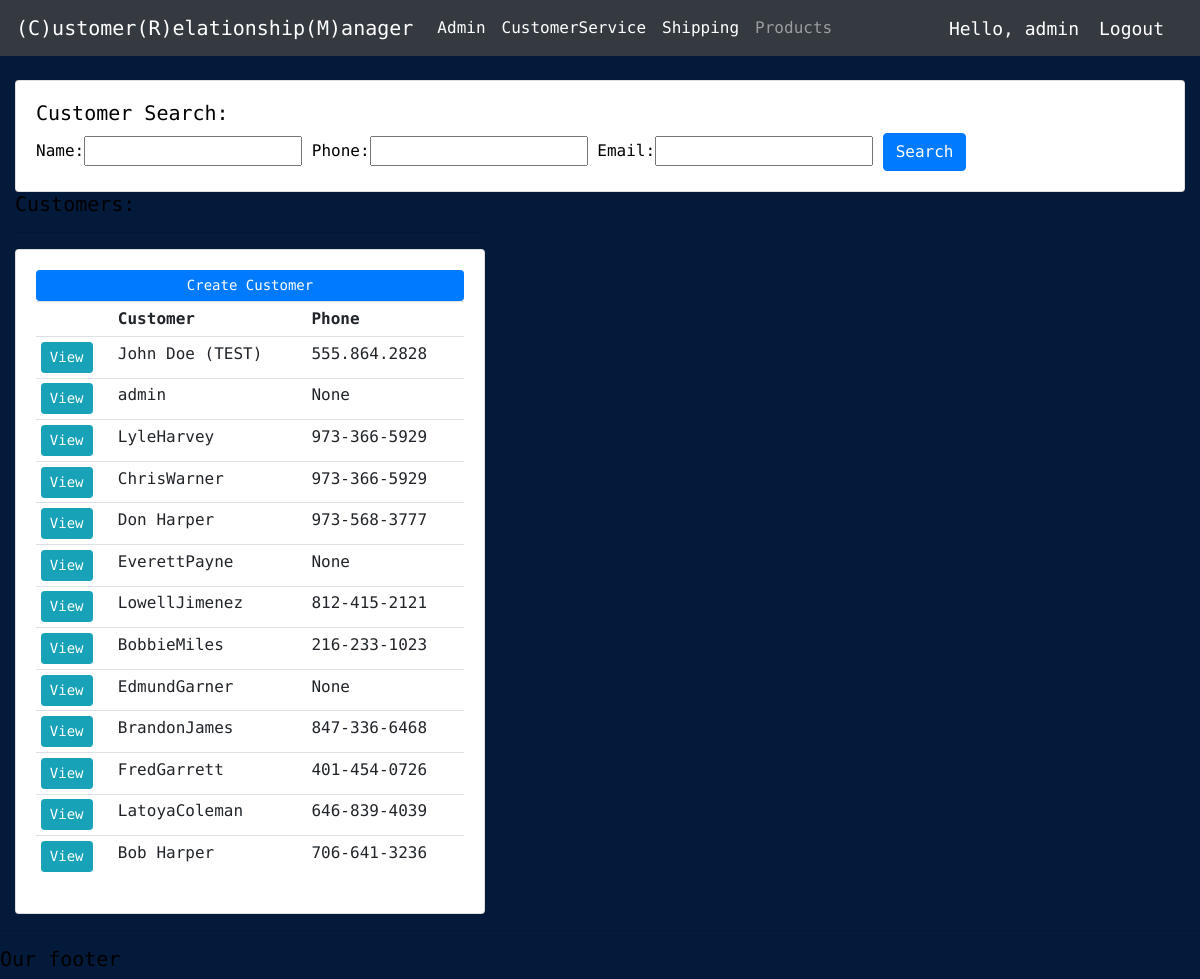
/csHome (signed in), run on the app's committed database.
### accounts/models.py (models this page shows, shortened)
class Customer(models.Model):
	user = models.OneToOneField(User, null=True, blank=True, on_delete=models.CASCADE)
	name = models.CharField(max_length=200, null=True)
	phone = models.CharField(max_length=200, null=True)
	email = models.CharField(max_length=200, null=True)
	shpAddrssSt = models.CharField(max_length=200, null=True)
	shpAddrssZp = models.CharField(max_length=200, null=True)
	bllAddrssSt = models.CharField(max_length=200, null=True)
	bllAddrssZp = models.CharField(max_length=200, null=True)
	profile_pic = models.ImageField(default="profile1.png", null=True, blank=True)
	date_created = models.DateTimeField(auto_now_add=True, null=True)

### accounts/decorators.py (the view)
	def wrapper_function(request, *args, **kwargs):
		group = None
		if request.user.groups.exists():
			group = request.user.groups.all()[0].name
		if group == 'customer':
			return redirect('user-page')
		if group == 'admin':
			return view_func(request, *args, **kwargs)

### accounts/views.py (called while the page is built)
@admin_only
def csHome(request):
	customers = Customer.objects.all()
	myFilter = CustomerFilter(request.GET, queryset=customers)
	customers = myFilter.qs
	context = { 'customers':customers, 'myFilter': myFilter
 }
	return render(request, 'accounts/csHome.html', context)

### accounts/templates/accounts/csHome.html
{%  extends 'accounts/main.html' %}
{% block content %}
<br>
<div class="row">
	<div class="col">
		<div class="card card-body">
			<h5>Customer Search:</h5>
			<form method="get">
				{{myFilter.form}}
		    <button class="btn btn-primary" type="submit">Search</button>
		  </form>
		</div>
	</div>
</div>
<div class="row">
	<div class="col-md-5">
		<h5>Customers:</h5>
		<hr>
		<div class="card card-body">
            <a class="btn btn-primary  btn-sm btn-block" href="{% url 'create_new_customer' %}">Create Customer</a>
			<table class="table table-sm">
				<tr>
					<th></th>
					<th>Customer</th>
					<th>Phone</th>
				</tr>
				{% for customer in customers %}
					<tr>
						<td><a class="btn btn-sm btn-info" href="{% url 'customer' customer.id %}">View</a></td>
						<td>{{customer.name}}</td>
						<td>{{customer.phone}}</td>
					</tr>
				{% endfor %}
			</table>
		</div>
	</div>
</div>
{% endblock %}

### accounts/templates/accounts/navbar.html (shortened to what this page needs)
{% load static %}
<nav class="navbar navbar-expand-lg navbar-dark bg-dark">
  <a class="navbar-brand" href="#">(C)ustomer(R)elationship(M)anager</a>
  <div class="collapse navbar-collapse" id="navbarNav">
    <ul class="navbar-nav">
      {% if request.user.is_staff %}
      <li class="nav-item active">
        <a class="nav-link" href="{% url 'home' %}">Admin</a>
      </li>
      <li class="nav-item active">
        <a class="nav-link" href="{% url 'csHome' %}">CustomerService</a>
      </li>
      <li class="nav-item active">
        <a class="nav-link" href="{% url 'shipping' %}">Shipping</a>
      </li>
      <li class="nav-item">
        <a class="nav-link" href="{% url 'products' %}">Products</a>
      </li>
      {% endif %}
    </ul>
  </div>
  <span class="hello-msg">Hello, {{request.user}}</span>
  <span ><a  class="hello-msg" href="{% url 'logout' %}">Logout</a></span>
</nav>

### static/css/main.css (style rules this page uses)
body { font-family: 'Source Code Pro', monospace; }
body { color: black; background-color: #031a3a; }

### accounts/templates/accounts/navbar.html (style rules this page uses)
.hello-msg { font-size: 18px; color: #fff; margin-right: 20px; }

### data on the page
Customer: name "John Doe (TEST)", phone "555.864.2828"
Customer: name "admin", phone "None"
Customer: name "LyleHarvey", phone "973-366-5929"
Customer: name "ChrisWarner", phone "973-366-5929"
Customer: name "Don Harper", phone "973-568-3777"
Customer: name "EverettPayne", phone "None"
Customer: name "LowellJimenez", phone "812-415-2121"
Customer: name "BobbieMiles", phone "216-233-1023"
Customer: name "EdmundGarner", phone "None"
Customer: name "BrandonJames", phone "847-336-6468"
Customer: name "FredGarrett", phone "401-454-0726"
Customer: name "LatoyaColeman", phone "646-839-4039"
Customer: name "Bob Harper", phone "706-641-3236"

### other printed values
{{ request.user }} "admin"
